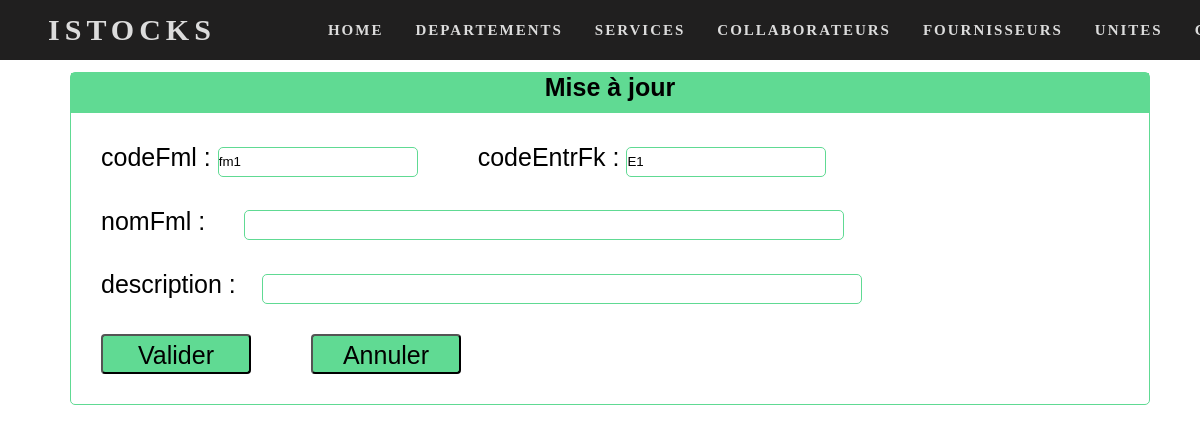
The app's page /Pages/EditFamille.php?codeFml=fm1&codeEntrFk=E1, older data.
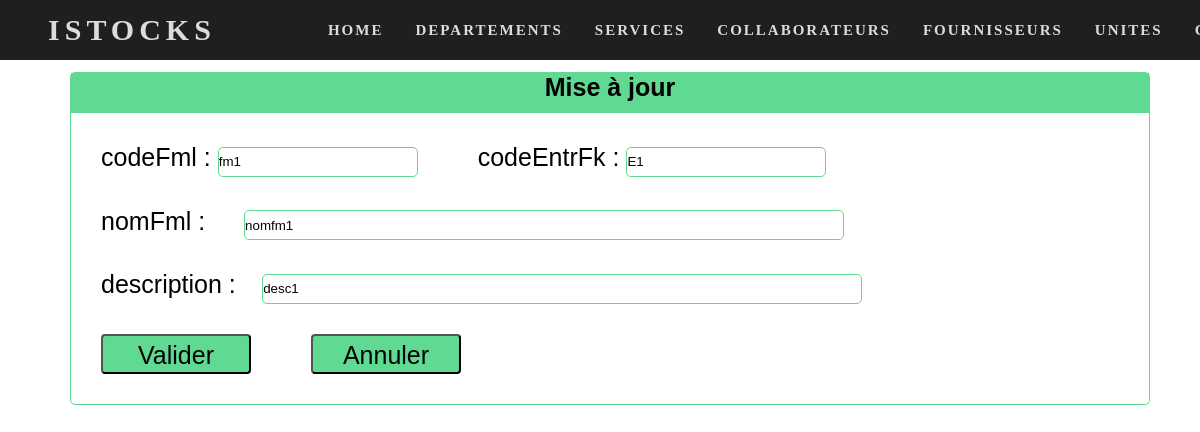
The same page, newer data.
### tables this page shows
create table Familles (
    codeFml varchar(20),
    codeEntrFk varchar(20) null,
    nomFml varchar(80),
    description varchar(255),
    constraint pk primary key(codeFml,codeEntrFk)
);

### MyLibrery/connecter.php (called while the page is built, shortened)
<?php
function ExecuteReader($pdo,$req){
    return $pdo->query($req);
}
?>

### Pages/EditFamille.php (the view, shortened to what this page needs)
<?php
include("../myLibrery/head_istocks.php");
include("../myLibrery/connecter.php");
$codeFml="";
$codeEntrFk="";
$nom="";
$desc= "";
if(isset($_GET['codeFml']) && isset($_GET['codeEntrFk']))
{
    $codeFml=$_GET['codeFml'];
    $codeEntrFk=$_GET['codeEntrFk'];
    if(!empty($codeFml)){
        $dr_mod=ExecuteReader($cnx,"select * from Familles where codeFml='$codeFml' and codeEntrFk = '$codeEntrFk'");
        $data=$dr_mod->fetchAll();
        $codeEntrFk=$data[0]['codeEntrFk'];
        $nom=$data[0]['nomFml'];
        $desc=$data[0]['description'];
    }
}
if(isset($_GET) && count($_GET)>0){
    if(isset($_GET['codeFml']))
    {
        $codeFml=$_GET['codeFml'];
    }
    if(isset($_GET['codeEntrFk']))
    {
        $codeEntrFk=$_GET['codeEntrFk'];
    }
}
?>
<br><br><br><br>
    <form action="EditFamille.php" method="get" id="frm">
       <div class="all">
           <div class="title">
             <H3>Mise à jour</H3>
           </div>
           <div class="text">
                <div class ="marg">
                  <label>codeFml :  </label>
                  <input type="text" name="codeFml" class="txt" value="<?php echo($codeFml); ?>"  readonly="true"><br>
                </div>
                <div class="marg">
                    <label>codeEntrFk :  </label>
                    <input type="text" name="codeEntrFk" class="txt" value="<?php echo($codeEntrFk); ?>" readonly="true">
               </div>
           </div>
           <div class="textP">
             <label>nomFml : &ensp;&ensp;</label >
             <input type="text" name="nomFml" class="txtL" value="<?php echo($nom); ?>" ><br>
          </div>
          <div class="textP">
              <label>description : </label>&ensp;
              <input type="text" name="description" class="txtL" value="<?php echo($desc); ?>" ><br>
          </div>
          <div class="part-btn">
                <input type="submit" name="btn" value="Valider" id="button">
                <input type="submit" name="btn" value="Annuler" id="button">
            </div>
    </div>
    </form>
</body>
</html>

Row changes from the older to the newer data that the page shows:
added familles: nomFml "nomfm1", description "desc1"
